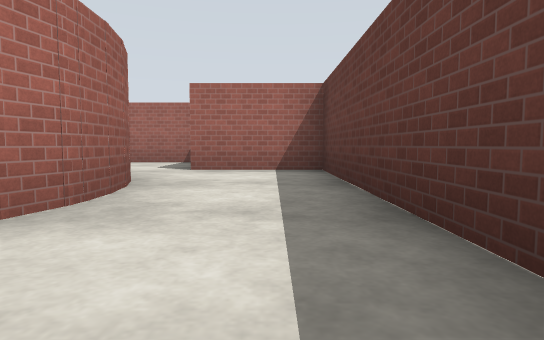
[1] (above)

15 first-person views from a walk through a Gazebo world. The camera is 0.72 m above the floor, tilts 4° down and sees 75° across. The floor is counted in squares, 2 m on a side. Each view is taken from the middle of a square. On the plan, view 1 faces up. The plan holds only what a view shows up to about 9 squares ahead; the rest is blank. The place goes on beyond the plan. Simple patterns stand in for the simulator's built-in surfaces.

[2]
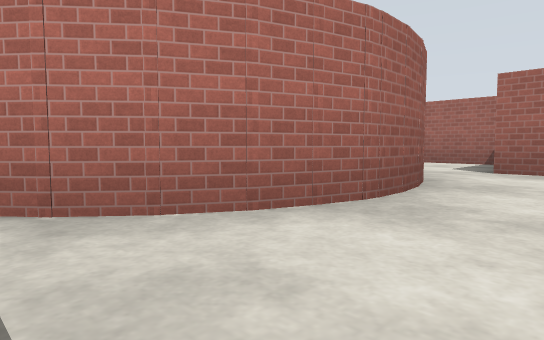

[3]
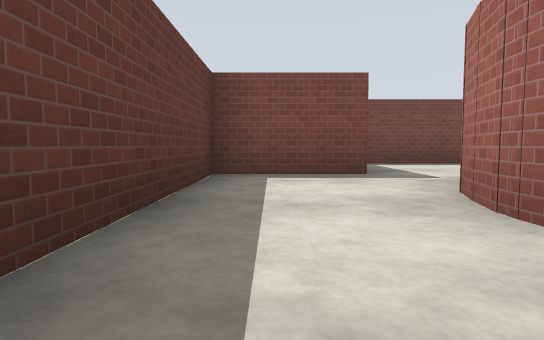

[4]
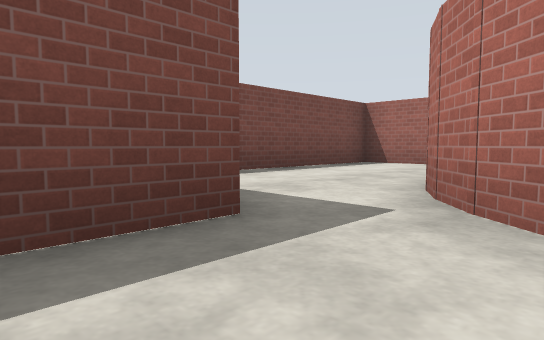

[5]
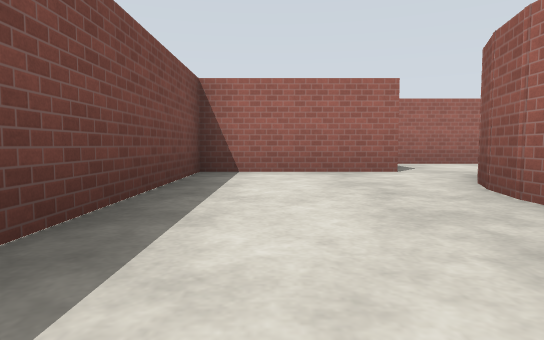

[6]
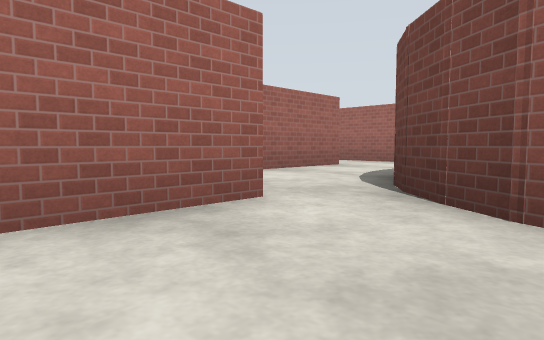

[7]
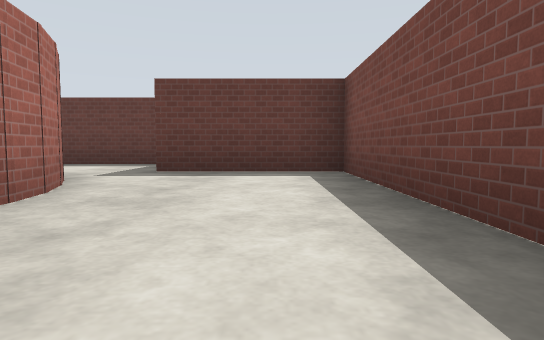

[8]
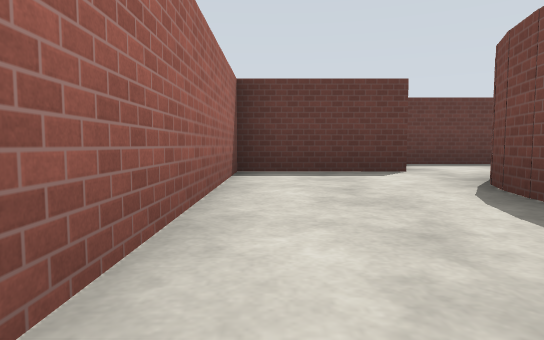

[9]
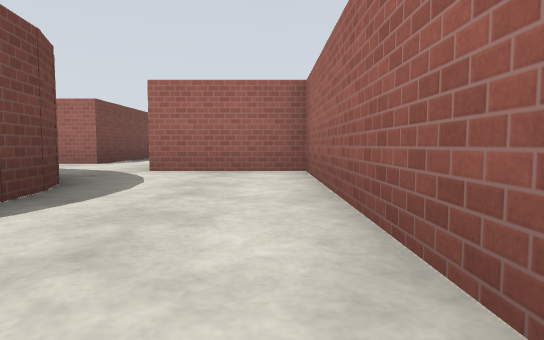

[10]
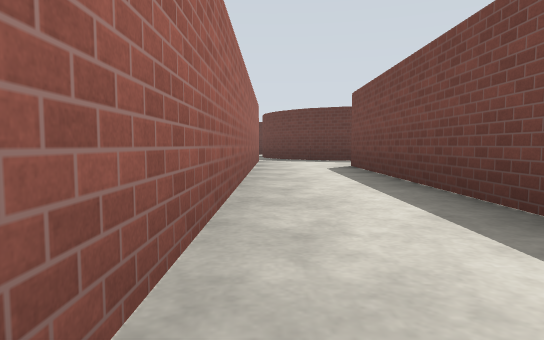

[11]
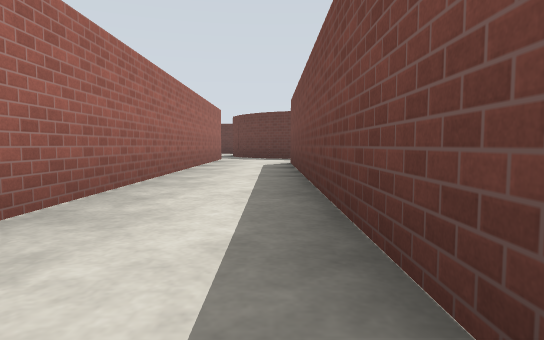

[12]
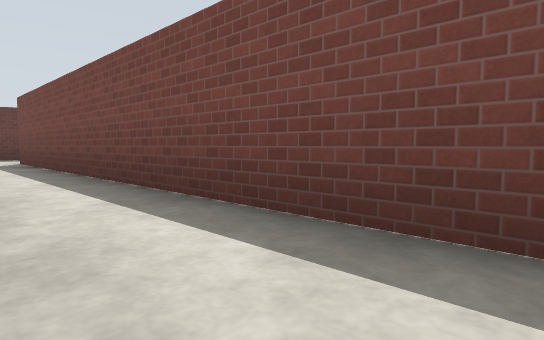

[13]
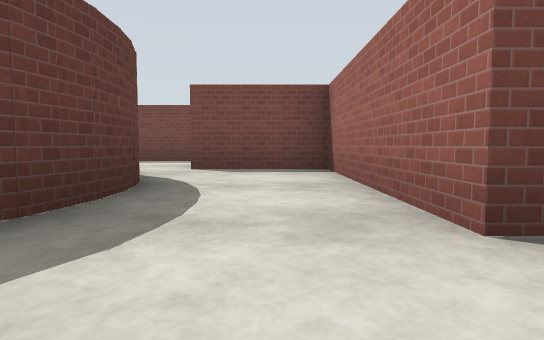

[14]
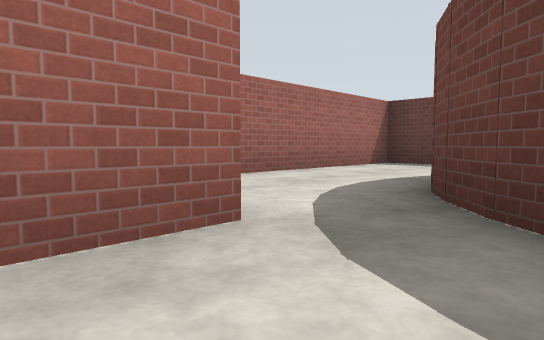

[15]
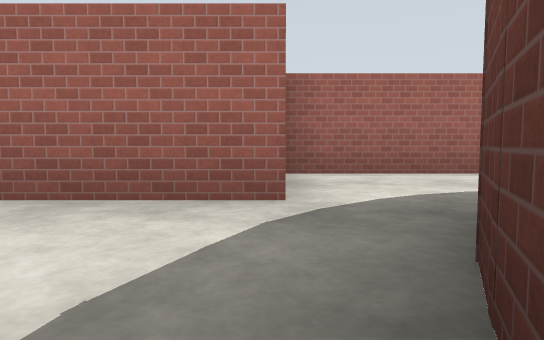

### Floor plan
Points are (right, up) in squares from view 1. A wall is a line through its corners. A room is listed if a view was taken in it or the views show most of it. See-through windows are left out.
Room 1 (views 1, 2, 3, 4)
walls: (-1.4, 1.4) (-1.8, 0.6) (-2.6, 0); (-1.2, 2.7) (-1.2, 2.2); (-1.3, 3.1) (-1.1, 2.3) (-1.4, 1.2); (-1.7, 0.9) (-2.2, 0.2) (-2.9, -0.1); (-1.4, 3.6) (-1.2, 3); (-1.2, -0.4) (0.7, -0.4) (0.7, 5.3) (-1.2, 5.3)
ways out: opening at (-2, 0) to room 2; opening at (-2, 5) to room 3
Room 2 (views 5, 6, 7)
walls: (-3.2, -0.3) (-4.1, -0.4) (-5.1, -0.2) (-6.1, 0.4); (-2.6, 0) (-3.5, -0.4) (-4.6, -0.4) (-5.4, 0); (-5.7, 0.2) (-6.3, 0.7); (-6.8, -0.4) (-6.8, -3) (-1.2, -3) (-1.2, -0.4)
ways out: opening at (-2, 0) to room 1; opening at (-7, 0) to room 4
Room 3 (views 8, 9)
walls: (-3.7, 5.3) (-3.1, 5.1); (-3.2, 5.2) (-2.7, 5); (-1.2, 5.3) (-1.2, 7.5) (-6.8, 7.5) (-6.8, 5.3); (-6.3, 4.2) (-5.4, 5) (-4.4, 5.3) (-3.5, 5.2); (-6.4, 4) (-5.9, 4.7) (-5, 5.2) (-4.1, 5.3)
ways out: opening at (-2, 5) to room 1; opening at (-6, 5) to room 4
Room 4 (views 10, 11, 12, 13, 14, 15)
walls: (-16.9, 3.6) (-8.8, 3.6) (-8.8, -0.4) (-6.8, -0.4); (-6.8, 5.3) (-14.6, 5.3); (-6.8, 2.2) (-6.9, 3) (-6.3, 4.2); (-6.8, 1.7) (-6.9, 2.6) (-6.7, 3.3); (-6.1, 0.4) (-6.6, 1.3) (-6.8, 2)
ways out: opening at (-7, 0) to room 2; opening at (-6, 5) to room 3

Positions as (right, up) in squares from view 1, and headings:
1: (0, 0), facing up
2: (0, 0), facing up-left
3: (0, 4), facing down
4: (0, 1), facing down-left
5: (-2, -2), facing left
6: (-5, -2), facing up-left
7: (-6, -2), facing right
8: (-6, 7), facing right
9: (-2, 7), facing left
10: (-15, 5), facing right
11: (-16, 4), facing right
12: (-17, 5), facing down-right
13: (-8, 5), facing down
14: (-8, 4), facing up-right
15: (-7, 3), facing up
